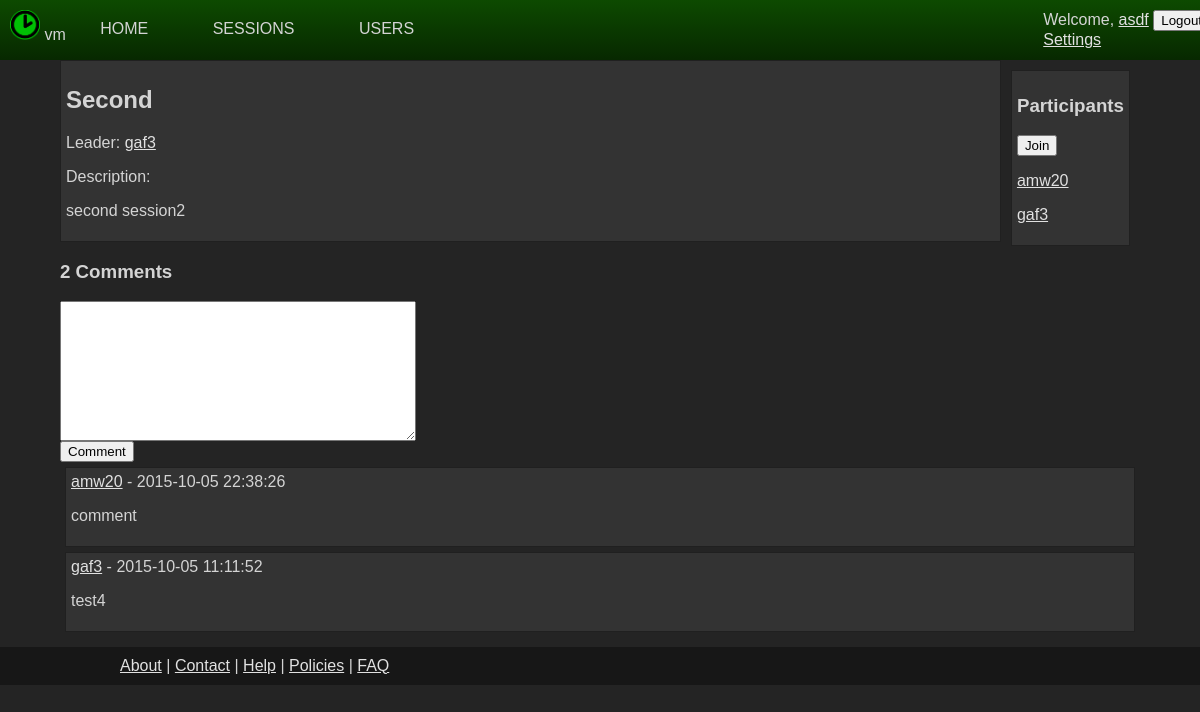
Page /chronosynk/sessions/view/?session=2 (signed in) on the committed database.
### tables this page shows
CREATE TABLE IF NOT EXISTS `participant` (
  `userID` int(11) NOT NULL,
  `sessionID` int(11) NOT NULL,
  `timestamp` datetime NOT NULL DEFAULT CURRENT_TIMESTAMP,
  PRIMARY KEY (`userID`,`sessionID`),
  KEY `sessionID` (`sessionID`),
  KEY `userID` (`userID`),
  KEY `userID_2` (`userID`)
);

CREATE TABLE IF NOT EXISTS `user` (
  `userID` int(11) NOT NULL AUTO_INCREMENT,
  `username` varchar(20) NOT NULL,
  `email` varchar(50) NOT NULL,
  `password` text NOT NULL,
  `timestamp` timestamp NOT NULL DEFAULT CURRENT_TIMESTAMP,
  `bio` varchar(1000) NOT NULL DEFAULT 'This is my bio!',
  `privacy` int(11) NOT NULL DEFAULT '0',
  `recovery` text,
  `permission` int(11) NOT NULL DEFAULT '0' COMMENT '0 = default, 10 = mod, 20 = admin',
  `emailVerify` text,
  PRIMARY KEY (`userID`)
);

CREATE TABLE IF NOT EXISTS `session` (
  `sessionID` int(11) NOT NULL AUTO_INCREMENT,
  `title` varchar(50) NOT NULL,
  `description` varchar(1000) DEFAULT NULL,
  `password` text NOT NULL,
  `start` datetime NOT NULL,
  `end` datetime NOT NULL,
  `visibility` int(11) NOT NULL DEFAULT '0',
  `leader` int(11) NOT NULL,
  `cap` int(11) NOT NULL DEFAULT '0',
  `timestamp` datetime NOT NULL DEFAULT CURRENT_TIMESTAMP,
  `updated` datetime NOT NULL DEFAULT CURRENT_TIMESTAMP ON UPDATE CURRENT_TIMESTAMP,
  PRIMARY KEY (`sessionID`),
  KEY `start` (`start`,`end`),
  KEY `visibility` (`visibility`)
);

CREATE TABLE IF NOT EXISTS `comment` (
  `parentID` int(11) NOT NULL,
  `timestamp` datetime NOT NULL DEFAULT CURRENT_TIMESTAMP,
  `text` varchar(1000) NOT NULL,
  `reply` int(11) DEFAULT NULL,
  `commentID` int(11) NOT NULL AUTO_INCREMENT,
  `type` text NOT NULL,
  `userID` int(11) DEFAULT NULL,
  PRIMARY KEY (`commentID`),
  KEY `parentID` (`parentID`),
  KEY `reply` (`reply`),
  KEY `parentID_2` (`parentID`),
  KEY `userID` (`userID`)
);

### chronosynk/sessions/view/index.php (the view, shortened to what this page needs)
<!DOCTYPE html PUBLIC "-//W3C//DTD XHTML 1.0 Transitional//EN" "http://www.w3.org/TR/xhtml1/DTD/xhtml1-transitional.dtd">
<html xmlns="http://www.w3.org/1999/xhtml">
<head>
</head>
<body>
	<?php
		include $_SERVER['DOCUMENT_ROOT'].'/chronosynk/includes/header.php';
		$dbConnection = new mysqli('localhost', 'chronoWrite', 'password', 'chronosynk');
		if (!empty($_GET['session']))
		{
			$stmt = $dbConnection->prepare('
				select *
				from session
				join user
				on leader = userID
				where ((session.leader in
				   	(select user.userid
					from user
					where user.userid in
						(select toid
				   		from friend
				   		where (fromid = ?) and status = 1)
					or user.userid in
						(select fromid
				    	from friend
				    	where toid = ? and status = 1)) and visibility = 1)
				or visibility = 0
				or leader = ?)
				and sessionid = ?');
			$stmt->bind_param('iiii', $_SESSION['userID'], $_SESSION['userID'], $_SESSION['userID'], $_GET['session']);
			$stmt->execute();
			$result = $stmt->get_result();
			$session = $result->fetch_assoc();
			if (!$session)
			{
				echo '<p>You do not have permission to view this session<p>';
			}
			else
			{
				$stmt = $dbConnection->prepare('
					select participant.userID, participant.timestamp, username
					from participant
					inner join user
					on participant.userID = user.userID
					where sessionID = ?
					order by username');
				$stmt->bind_param('i', $_GET['session']);
				$stmt->execute();
				$result = $stmt->get_result();
				echo '
					<div id="participants">
						<h3>Participants</h3>';
				$participating = false;
				$participants = '';
				while ($participant = $result->fetch_assoc())
				{
					$participants .= '<p><a href="/chronosynk/user/?user='.$participant['userID'].'" class="participant">'.$participant['username'].'</a></p>';
				}
				if (isset($_SESSION['userID']))
				{
					echo '<form action="./">
							<input name="session" type="hidden" value="'.$_GET['session'].'"/>';
					if ($participating)
					{
						echo '<input name="leaveSession" type="hidden" value="1"/>
							<button type="submit">Leave</button>';
					}
					else
					{
						echo '<input name="joinSession" type="hidden" value="1"/>
							<button type="submit">Join</button>';
					}
					echo '</form>';
				}
				echo $participants;
				echo '</div>';
				echo '<div id="profileLeft">
						<h2>'.$session['title'].'</h2>
						<p>Leader: <a href="/chronosynk/user/?user='.$session['userID'].'">'.$session['username'].'</a></p>
						<p>Description:</p>
						<p>'.htmlspecialchars($session['description']).'</p>
					</div>';
				$type = 'session';
				include $_SERVER['DOCUMENT_ROOT'].'/chronosynk/includes/commentSection.php';
			}
		}
		else
		{
			echo '<p>Session not found</p>';
		}
		include $_SERVER['DOCUMENT_ROOT'].'/chronosynk/includes/footer.php';
	?>
</body>
</html>

### chronosynk/includes/commentSection.php (shortened to what this page needs)
<div id="commentSection">
	<?php
		$dbConnection = new mysqli('localhost', 'chronoWrite', 'password', 'chronosynk');
		$stmt = $dbConnection->prepare('
			select distinct(user.username), user.userid, text, comment.timestamp, commentid, parentid, leader
			from comment
			inner join user
			on comment.userID = user.userID
            inner join session
            on comment.parentID = session.sessionID
			where comment.parentID = ? and type = ?
			order by timestamp desc');
		$stmt->bind_param('is', $_GET[$type], $type);
		$stmt->execute();
		$result = $stmt->get_result();
		echo '<h3>'.$result->num_rows.' Comments</h3>';
		if (isset($_SESSION['userID']))
		{
			echo '
				<form id="comment">
					<textarea name="comment"></textarea><br>
					<input name="'.$type.'" type="hidden" value="'.$_GET[$type].'">
					<input name="commenting" type="hidden" value="1">
					<button type="submit">Comment</button>
				</form>';
		}
		while($row = $result->fetch_assoc())
		{
			echo '
					<div class=comment>
						<a href="/chronosynk/user/?user='.$row['userid'].'">'.$row['username'].'</a> - '.$row['timestamp'].'<br/>
						<p>'.htmlspecialchars($row['text']).'</p>';
			echo '
					</div>';
		}
	?>
</div>

### chronosynk/styles.css (style rules this page uses)
html, body { background-color: #242424; color: #D4D4D4; }
a:visited, a:link { color: #E1E1E1; }
.comment, .session, #addSessionDiv, #sessionSearch, #friends, #profileLeft, #participants { background-color: #333333; border: thin solid #202020; padding: 5px; }
html, body { padding: 0px; margin: 0px; font-family: Arial, Helvetica, sans-serif; }
textarea { width: 350px; height: 10em; }
.comment { padding: 5px; margin: 5px; }
#participants { float: right; padding: 5px; margin: 10px; min-width: 100px; }
#profileLeft { overflow: hidden; }

### rows in the picture
participant: userID.username "amw20"
participant: userID.username "gaf3"
session: title "Second", user.username "gaf3", description "second session2", sessionID "2"
comment: userID.username "amw20", timestamp "2015-10-05 22:38:26", text "comment"
comment: userID.username "gaf3", timestamp "2015-10-05 11:11:52", text "test4"

### other values in the picture
getHostByName(getHostName()) "vm"
$_SESSION['username'] "asdf"
